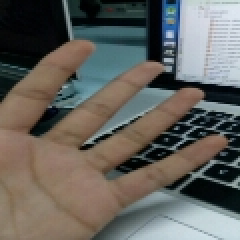
#> input picture BackEnd XAMMP/android_connect/uploads/0.jpg, 120 x 120 px, found by its file name (shown 2 times larger)
$ python addimage.py   (Python 2 division)   (older library calls are emulated)
#> lines starting #> are read from the running program, lines starting #| are printed output that depends on the picture; after the words box and inside, x2 and y2 are one past the last pixel; in counts of white or black regions, pixels touching at a corner belong together
import numpy as np
from PIL import Image
import cv2
import subprocess
import sys

img = cv2.imread('/Applications/XAMPP/xamppfiles/htdocs/android_connect/uploads/0.jpg',0)
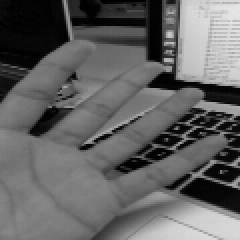
#> img: shape (120, 120) (shown 2 times larger); min 0, max 230, mean 99.4
kernel = np.ones((5,5),np.float32)/25
blurImg = cv2.blur(img,(40,40))
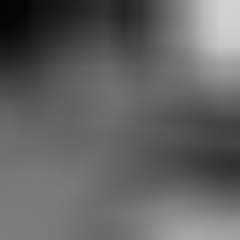
#> blurImg: shape (120, 120) (shown 2 times larger); min 4, max 209, mean 99
ret,thresh1 = cv2.threshold(blurImg,127,255,cv2.THRESH_BINARY_INV)
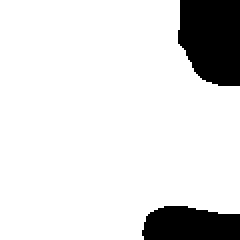
#> thresh1: shape (120, 120) (shown 2 times larger); 87% white; 2 black regions, box (x1, y1, x2, y2) and area: (89, 0, 120, 43) 1154, (71, 103, 120, 120) 714
edges = cv2.Canny(thresh1,40,40)
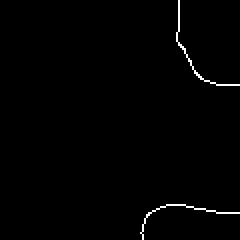
#> edges: shape (120, 120) (shown 2 times larger); 0.88% white in thin lines or dots, all inside (x1, y1, x2, y2) = (70, 0, 120, 120)
kernel2 = np.ones((5,5),np.uint8)
skinMask = cv2.dilate(edges,kernel2, iterations = 10)
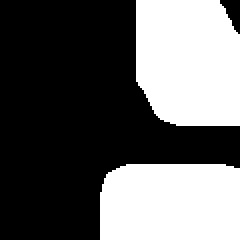
#> skinMask: shape (120, 120) (shown 2 times larger); 38.9% white; 2 white regions, box (x1, y1, x2, y2) and area: (68, 0, 120, 63) 3011, (50, 82, 120, 120) 2593
cv2.imwrite('/Applications/XAMPP/xamppfiles/htdocs/android_connect/frame1.png', skinMask)
size = 30, 30
im = Image.open('/Applications/XAMPP/xamppfiles/htdocs/android_connect/frame1.png')
im.thumbnail(size, Image.ANTIALIAS)
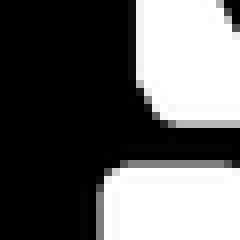
#> im: PIL image 30x30 L (shown 8 times larger); min 0, max 255, mean 99.2
im.save('/Applications/XAMPP/xamppfiles/htdocs/android_connect/image_capture.jpg')

np.set_printoptions(threshold = np.inf)
im = Image.open('/Applications/XAMPP/xamppfiles/htdocs/android_connect/image_capture.jpg')

array = []
a = np.array(im.getdata())
#> a = 900 values, max 255 at index 18, min 0 at index 0, mean 99.06

gesture=open('/Applications/XAMPP/htdocs/android_connect/uploads/gesture.txt').readline().rstrip()
#> (reads BackEnd XAMMP/android_connect/uploads/gesture.txt from the repository)
if(gesture=="Hello"):
	count1="1";
elif(gesture=="Where"):
	count1="2";
elif(gesture=="You"):
	count1="3";
elif(gesture=="Home"):
	count1="4";


text_file = open("/Applications/XAMPP/xamppfiles/htdocs/android_connect/newimage.txt", "a")
count = 1
text_file.write('%s '%count1)
for i in a:
    x = a[i]
    text_file.write('%s:%d '%(count, x))
    count = count + 1
#> this loop made 900 passes
#> (i, x) on passes 2 to 4: (0, 0), (0, 0), (0, 0)
#> after the loop, count = 901

text_file.write('\n')

text_file.close()
print "hi"
